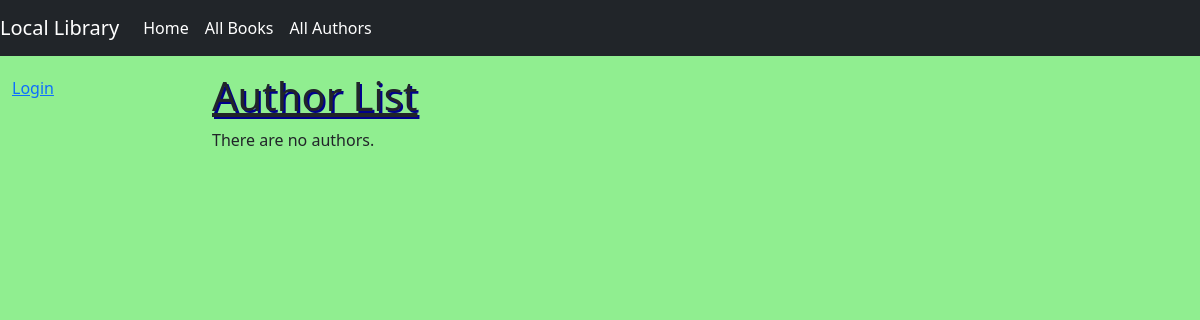
The app's page /catalog/authors/, older data.
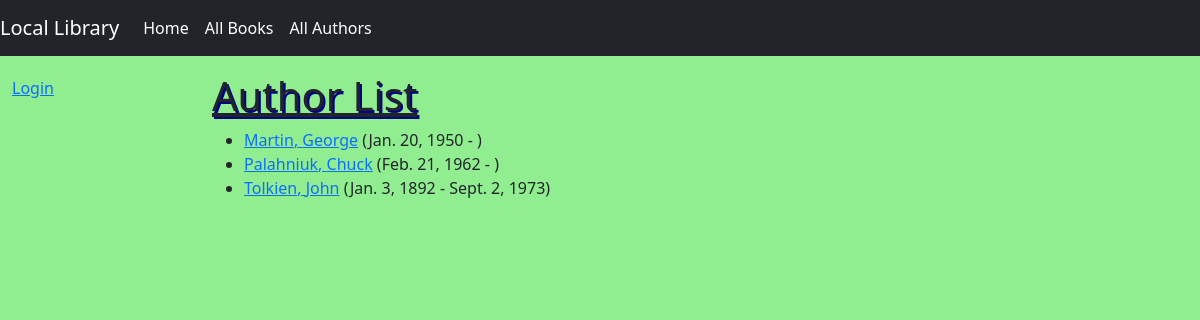
The same page, newer data.
### catalog/models.py (models this page shows, shortened)
class Author(models.Model):
    first_name = models.CharField(max_length=100)
    last_name = models.CharField(max_length=100)
    date_of_birth = models.DateField(null=True, blank=True)
    date_of_death = models.DateField('died', null=True, blank=True)
    class Meta:
        ordering = ['last_name', 'first_name']
    def get_absolute_url(self):
        return reverse('author-detail', args=[str(self.id)])

### catalog/views.py (the view)
# urls.py: path('authors/', views.AuthorListView.as_view(), name='authors'),
class AuthorListView(generic.ListView):
    model = Author
    paginate_by = 10

### catalog/templates/catalog/author_list.html
{% extends "base_generic.html" %}
{% block content %}
  <h1>Author List</h1>
  {% if author_list %}
    <ul>
      {% for author in author_list %}
      <li>
        <a href="{{ author.get_absolute_url }}">{{ author.last_name }}, {{author.first_name}}</a>
        ({{author.date_of_birth}} -
        {% if author.date_of_death is null %}
            )
        {% else %}
            {{author.date_of_death}})
        {% endif %}
      </li>
      {% endfor %}
    </ul>
  {% else %}
    <p>There are no authors.</p>
  {% endif %}
{% endblock %}

Row changes from the older to the newer data that the page shows:
added Author: last_name "Martin", first_name "George", date_of_birth "Jan. 20, 1950"
added Author: last_name "Palahniuk", first_name "Chuck", date_of_birth "Feb. 21, 1962"
added Author: last_name "Tolkien", first_name "John", date_of_birth "Jan. 3, 1892", date_of_death "Sept. 2, 1973"
Text that changed along with them:
text no longer shown: "There are no authors."
